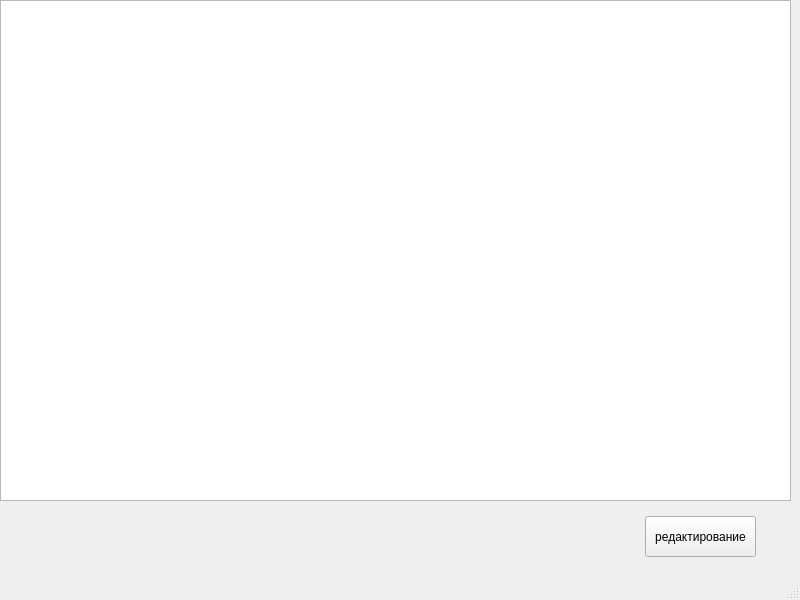
<?xml version="1.0" encoding="UTF-8"?>
<ui version="4.0">
 <class>MainWindow</class>
 <widget class="QMainWindow" name="MainWindow">
  <property name="geometry">
   <rect>
    <x>0</x>
    <y>0</y>
    <width>800</width>
    <height>600</height>
   </rect>
  </property>
  <property name="windowTitle">
   <string>MainWindow</string>
  </property>
  <widget class="QWidget" name="centralwidget">
   <widget class="QTableWidget" name="tableWidget">
    <property name="geometry">
     <rect>
      <x>0</x>
      <y>0</y>
      <width>791</width>
      <height>501</height>
     </rect>
    </property>
   </widget>
   <widget class="QPushButton" name="pushButton">
    <property name="geometry">
     <rect>
      <x>645</x>
      <y>516</y>
      <width>111</width>
      <height>41</height>
     </rect>
    </property>
    <property name="text">
     <string>редактирование</string>
    </property>
   </widget>
  </widget>
  <widget class="QMenuBar" name="menubar">
   <property name="geometry">
    <rect>
     <x>0</x>
     <y>0</y>
     <width>800</width>
     <height>18</height>
    </rect>
   </property>
  </widget>
  <widget class="QStatusBar" name="statusbar"/>
 </widget>
 <resources/>
 <connections/>
</ui>
